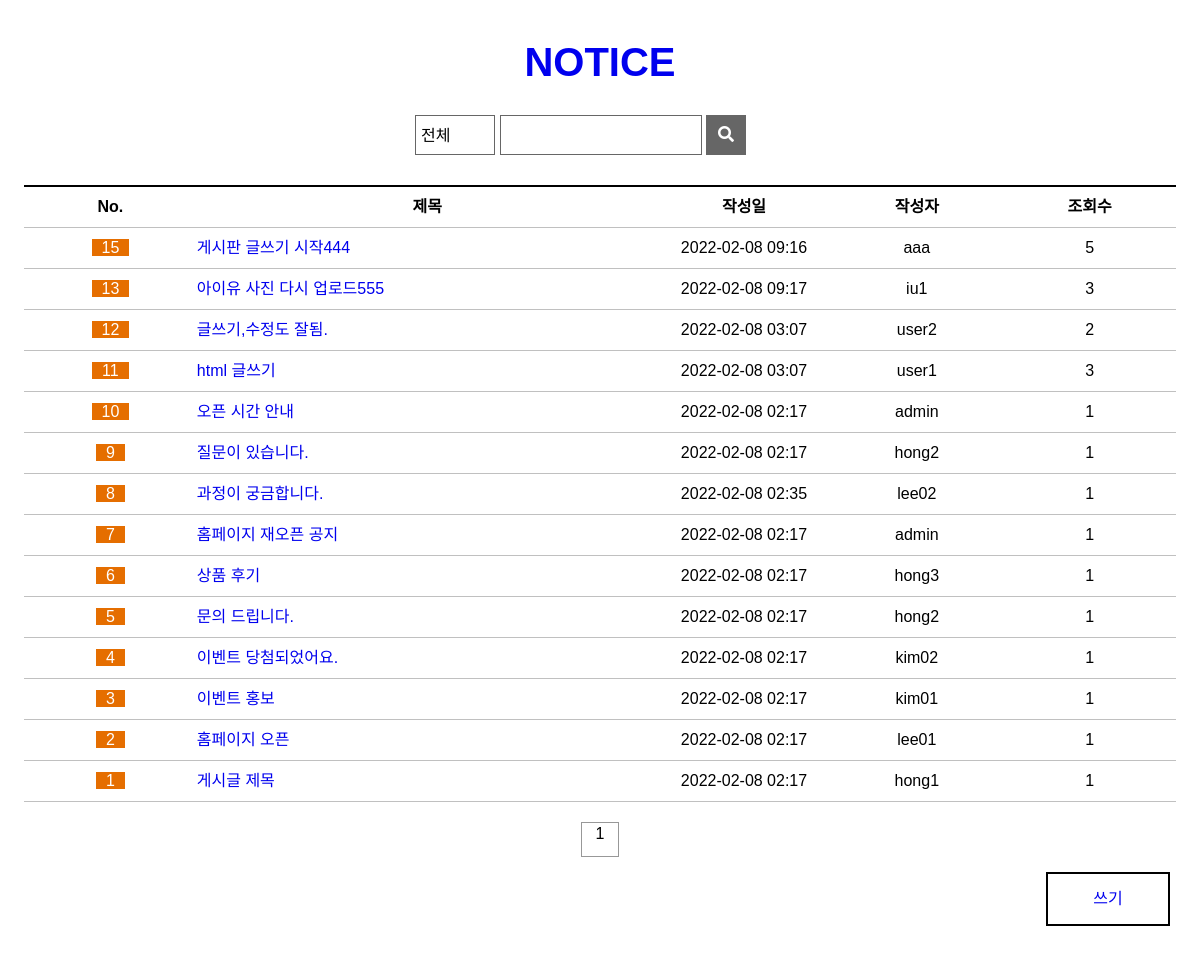
/board/blist/, run on an earlier commit of the app's database.
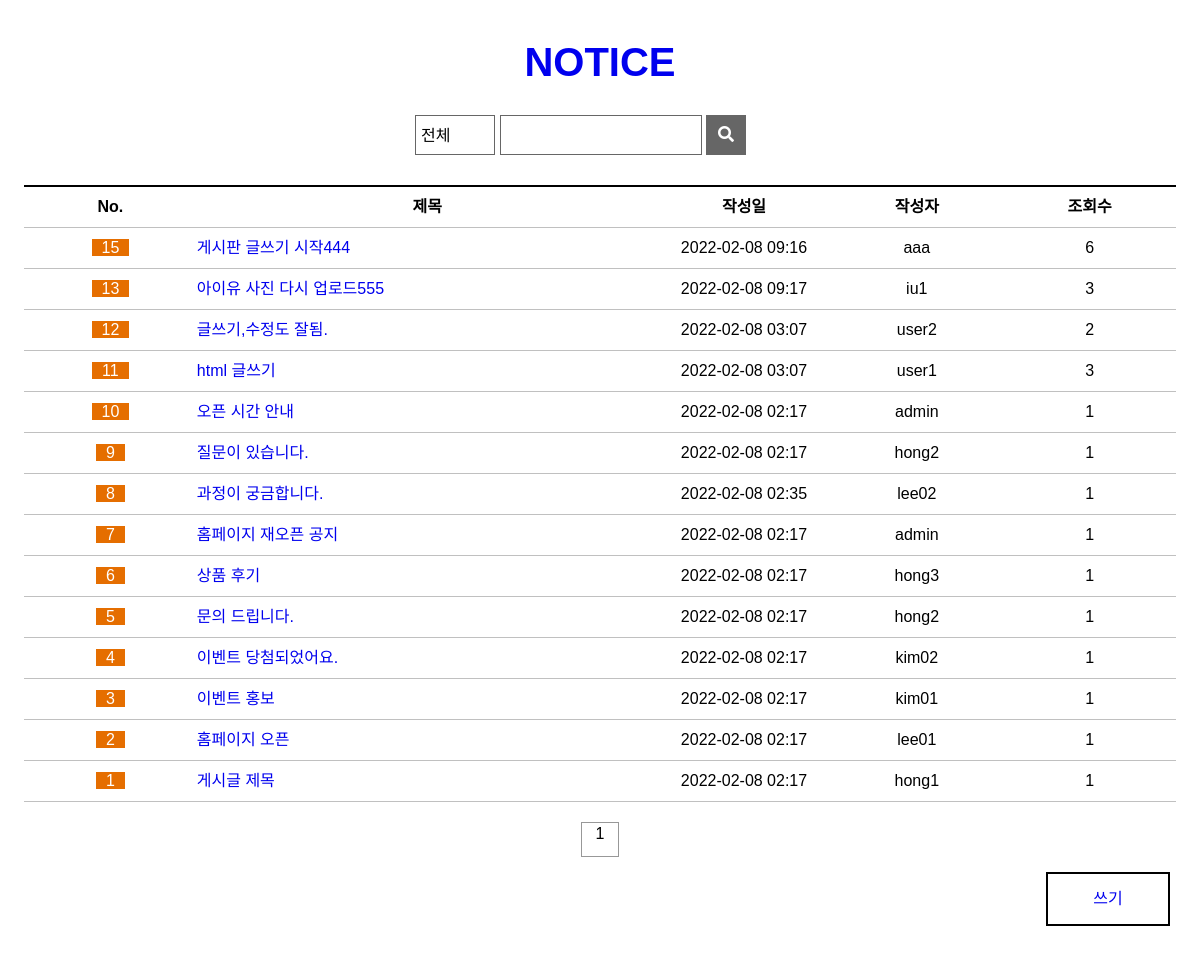
And on a later commit of the database.
### board/models.py (models this page shows, shortened)
class Freeboard(models.Model):
    b_no = models.AutoField(primary_key=True)
    b_id = models.CharField(max_length=100)
    b_title = models.CharField(max_length=1000)
    b_content = models.TextField()
    b_date = models.DateTimeField(default=datetime.now(),blank=True)
    b_hit = models.IntegerField(default=1)

### board/views.py (the view)
# urls.py: path('blist/',views.blist,name='blist'),
def blist(request):
    qs = Freeboard.objects.all().order_by('-b_no')
    context = {'blist':qs }
    return render(request,'blist.html',context)

### board/templates/blist.html (shortened to what this page needs)
{% load static %}
<!DOCTYPE html>
<html>
<head>
  <link rel="stylesheet" href="https://cdnjs.cloudflare.com/ajax/libs/font-awesome/5.12.1/css/all.min.css">
  <link rel="stylesheet" href="{% static 'css/style.css' %}">
  <link rel="stylesheet" href="{% static 'css/notice_list.css' %}">
</head>
<body>
<section>
    <a href="{% url 'index' %}"><h1>NOTICE</h1></a>
    <div class="wrapper">
      <form action="/search" name="search" method="post">
        <select name="category" id="category">
          <option value="0">전체</option>
        </select>
        <div class="title">
          <input type="text" size="16">
        </div>
        <button type="submit"><i class="fas fa-search"></i></button>
      </form>
    </div>
    <table>
      <colgroup>
        <col width="15%">
        <col width="40%">
        <col width="15%">
        <col width="15%">
        <col width="15%">
      </colgroup>
      <tr>
        <th>No.</th>
        <th>제목</th>
        <th>작성일</th>
        <th>작성자</th>
        <th>조회수</th>
      </tr>
      <tbody id="tbody">
        {% if blist %}
          {% for board in blist %}
          <tr>
            <td><span class='table-notice'>{{board.b_no}}</span></td>
            <td class='table-title' id='pInput'>
              <a href="{% url 'board:bview' board.b_no  %}">{{board.b_title}}</a>
            </td>
            <td>{{board.b_date|date:'Y-m-d H:i'}}</td>
            <td>{{board.b_id}}</td>
            <td>{{board.b_hit}}</td>
          </tr>
          {% endfor %}
        {% else %}
          <tr>
            <td colspans='5'>데이터 없음</td>
          </tr>
        {% endif %}
      </tbody>
    </table>
    <ul class="page-num">
      <li class="first"></li>
      <li class="prev"></li>
      <li class="num"><div>1</div></li>
      <li class="next"></li>
      <li class="last"></li>
    </ul>
    <a href="{% url 'board:bwrite' %}"><div class="write">쓰기</div></a>
  </section>
</body>
</html>

### static/css/style.css (style rules this page uses)
*, body { margin: 0; padding: 0; font-family: 'Noto Sans KR', sans-serif; font-size: 16px; text-decoration: none; }
a { cursor: pointer; }
li { display: inline-block; padding-right: 5px; font-size: 13px; }
.wrapper { width: 1200px; margin: auto; }

### static/css/notice_list.css (style rules this page uses)
section { text-align: center; }
h1 { margin-top: 40px; margin-bottom: 50px; font-size: 40px; }
.wrapper { position: relative; }
select { position: absolute; top: 50%; left: 50%; width: 80px; height: 40px; margin-left: -185px; margin-top: -20px; padding: 5px; border: 1px solid #666666; font-family: inherit; background: url(https://www.midashotel.co.kr/Midas_common/images/homepage/board/search-box-select.png) no-repeat 95% 50%; -webkit-appearance: none; -moz-appearance: none; appearance: none; }
form > div { position: absolute; top: 50%; left: 50%; width: 200px; height: 38px; margin-left: -100px; margin-top: -20px; display: inline-block; border: 1px solid #666666; }
input { position: relative; top: 4px; left: 2px; border: none; font-size: 16px; }
button { position: absolute; top: 50%; left: 50%; width: 40px; height: 40px; margin-left: 106px; margin-top: -20px; background: #666666; color: white; border: none; }
table { width: 96%; margin-top: 100px; margin-left: auto; margin-right: auto; line-height: 40px; }
.table-notice { background-color: #e56e00; color: white; padding-left: 10px; padding-right: 10px; }
.table-title { text-align: left; }
table { border-collapse: collapse; }
th { border: 1px solid silver; border-top: 2px solid black; }
td { border: 1px solid silver; }
th, td { border-left: hidden; border-right: hidden; }
.page-num { margin-top: 15px; }
.page-num li { width: 36px; height: 35px; padding: 0; }
.first { background: url(https://www.midashotel.co.kr/Midas_common/images/homepage/board/paging_first.png) no-repeat; }
.prev { background: url(https://www.midashotel.co.kr/Midas_common/images/homepage/board/paging_prev.png) no-repeat; }
.num { position: relative; top: -15px; height: 33px !important; margin-left: 15px; margin-right: 15px; border: 1px #989898 solid; }
.num > div { position: relative; top: 2px; }
.next { background: url(https://www.midashotel.co.kr/Midas_common/images/homepage/board/paging_next.png) no-repeat; }
.last { background: url(https://www.midashotel.co.kr/Midas_common/images/homepage/board/paging_last.png) no-repeat; }
.write { float: right; width: 120px; height: 50px; line-height: 50px; margin: 0 30px 50px 0; border: 2px black solid; }

What changed in the data, as far as the page shows it:
changed Freeboard "게시판 글쓰기 시작444": b_hit "5" → "6"
